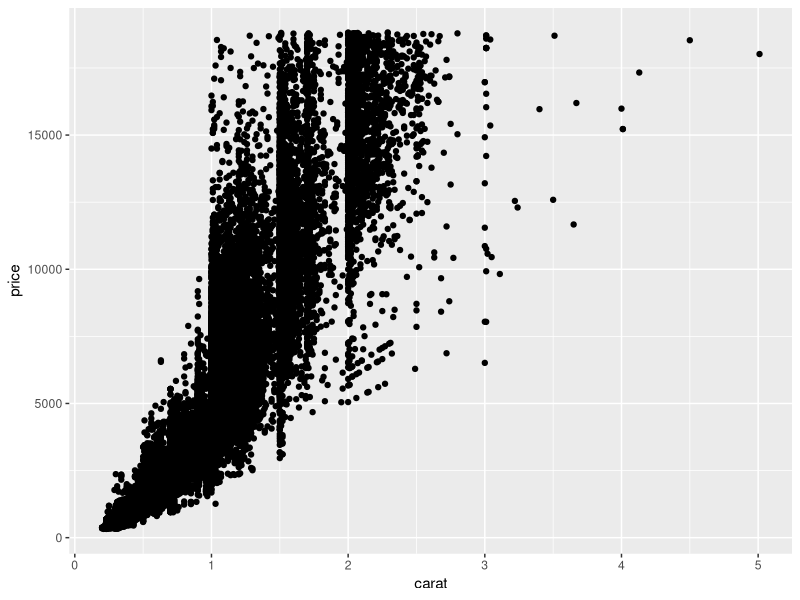
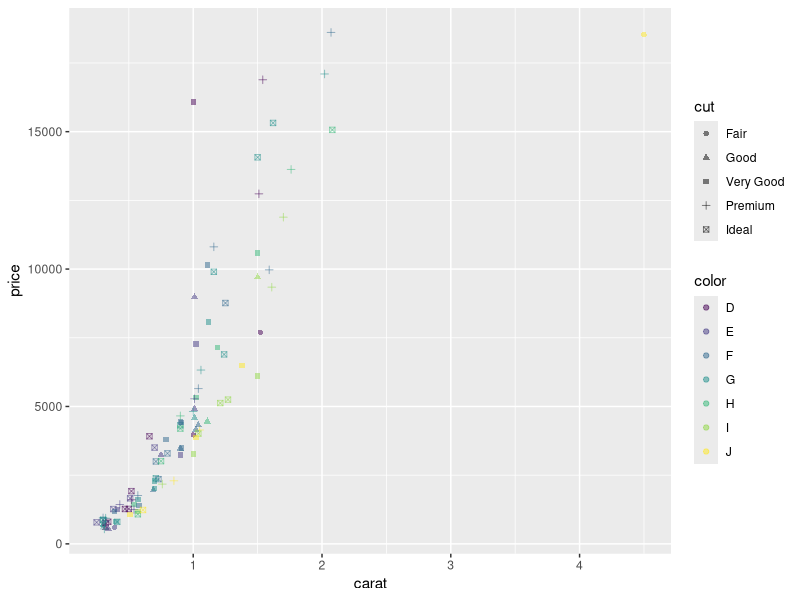
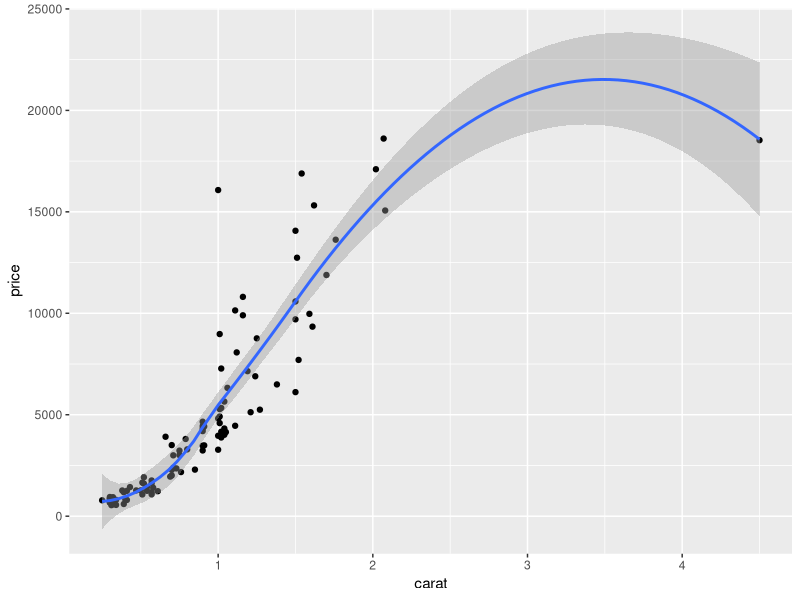
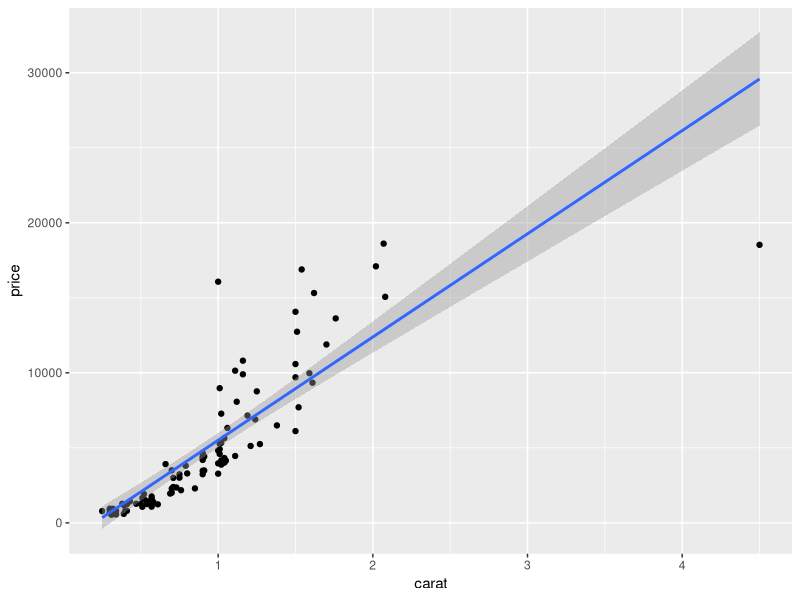
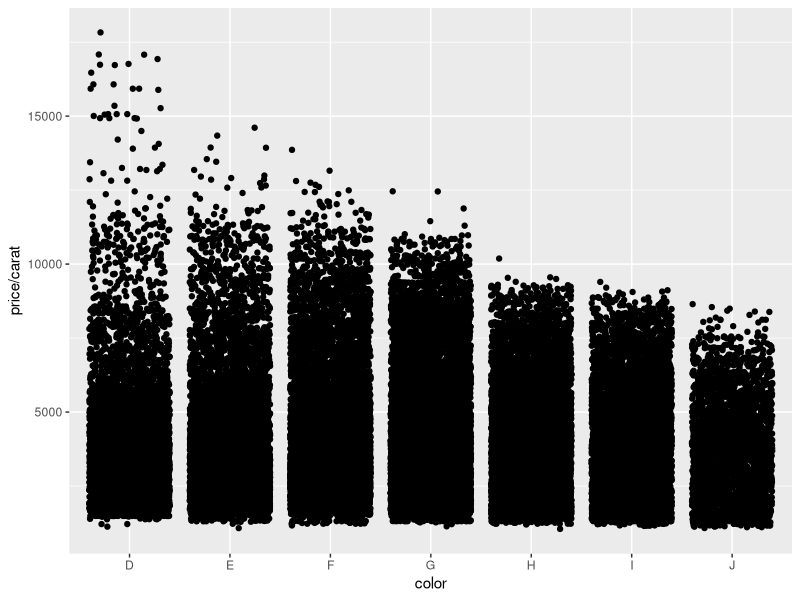
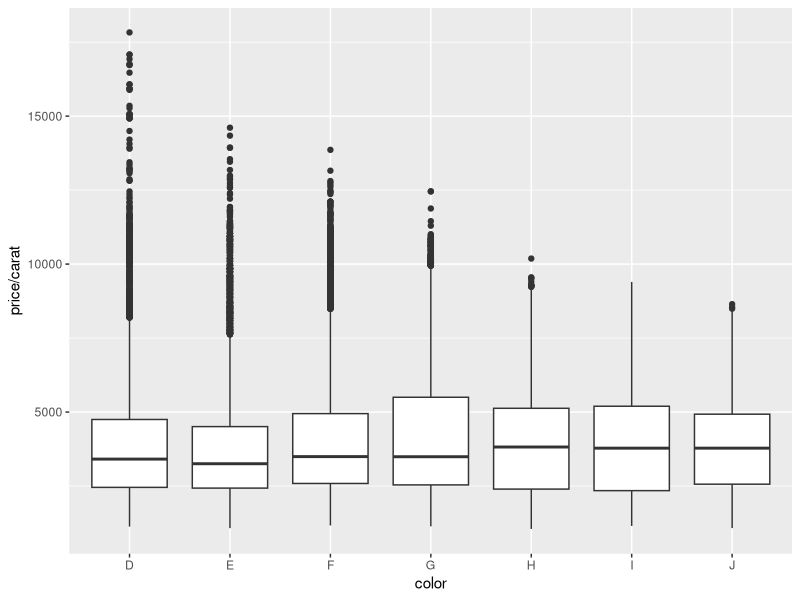
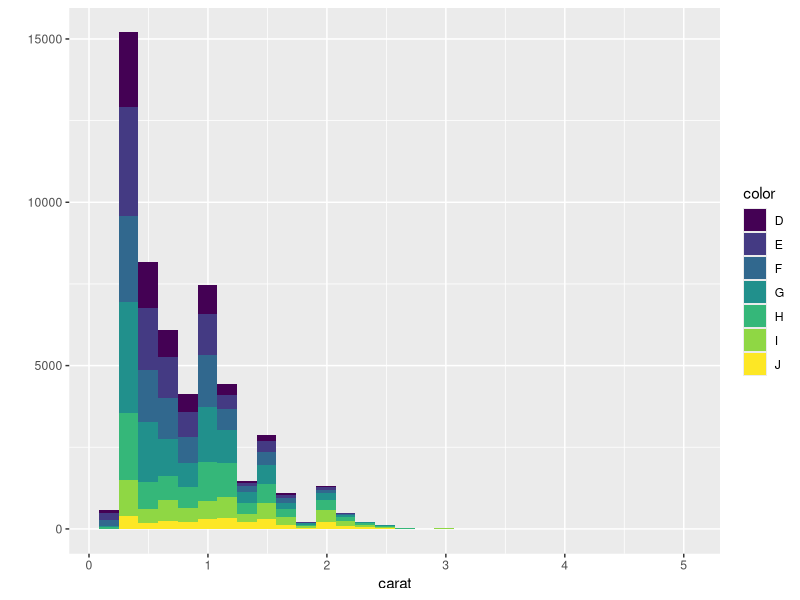
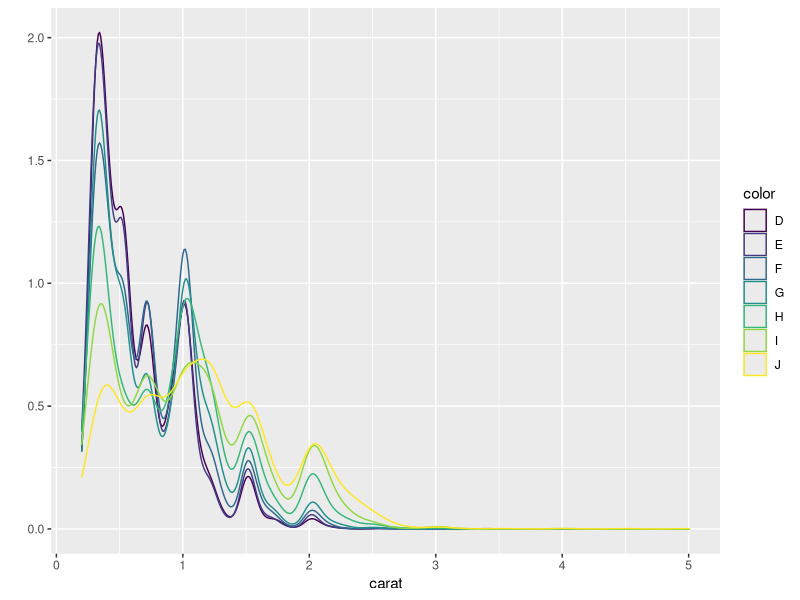

These charts were generated, in order, by the following R code: (Note: this script raises an error after producing the figures.)
## ---- chunk 1
library(ggplot2)
## ---- chunk 2
set.seed(1410)  # make the sample reproducible
head(diamonds)
dsmall <- diamonds[sample(nrow(diamonds), 100), ]
## ---- chunk 3
qplot(carat, price, data=diamonds)
## ---- chunk 4
qplot(carat, price, data=dsmall, color=color, shape=cut, alpha=I(1/2))
## ---- chunk 5
qplot(carat, price, data=dsmall, geom=c("point", "smooth"))
## ---- chunk 6
qplot(carat, price, data=dsmall, geom=c("point", "smooth"), method="lm")
## ---- chunk 7
qplot(color, price/carat, data=diamonds, geom="jitter")
## ---- chunk 8
qplot(color, price/carat, data=diamonds, geom="boxplot")
## ---- chunk 9
qplot(carat, data=diamonds, geom="histogram", fill=color)
## ---- chunk 10
qplot(carat, data=diamonds, geom="density", color=color)
## ---- chunk 11
qplot(carat, data=diamonds, geom="histogram", binwidth=1)
qplot(carat, data=diamonds, geom="histogram", binwidth=0.1)
qplot(carat, data=diamonds, geom="histogram", binwidth=0.01)
## ---- chunk 12
qplot(color, data=diamonds, geom="bar")
## ---- chunk 13
# bar plot of diamond color weighted by carat
qplot(color, data=diamonds, geom="bar", weight=carat) +
    scale_y_continuous("carat")
## ---- chunk 14
head(economics)
## ---- chunk 15
qplot(date, unemploy/pop, data=economics, geom="line")
## ---- chunk 16
qplot(carat, data=diamonds, facets=color~.,
      geom="histogram", binwidth=0.1, xlim=c(0,3))
## ---- chunk 17
qplot(carat, price, data=dsmall,
      xlab="Price ($)",
      ylab="Weight (carats)",
      main="Price-weight relationship")
## ---- chunk 18
df <- data.frame(x=c(3, 1, 5), y=c(2, 4, 6), label=c("a", "b", "c"))
p <- ggplot(df, aes(x, y, label=label)) + xlab(NULL) + ylab(NULL)
## ---- chunk 19
p + geom_point() + ggtitle("geom_point")
## ---- chunk 20
p + geom_bar(stat="identity") + ggtitle("geom_bar(stat=\"identity\")")
## ---- chunk 21
p + geom_line() + ggtitle("geom_line")
## ---- chunk 22
p + geom_area() + ggtitle("geom_area")
## ---- chunk 23
p + geom_path() + ggtitle("geom_path")
## ---- chunk 24
p + geom_text() + ggtitle("geom_text")
## ---- chunk 25
p + geom_tile() + ggtitle("geom_tile")
## ---- chunk 26
p + geom_polygon() + ggtitle("geom_polygon")
## ---- chunk 27
depth_dist <- ggplot(diamonds, aes(depth)) + xlim(58, 68)
depth_dist + geom_histogram()
## ---- chunk 28
depth_dist + geom_histogram(aes(y = ..density..), binwidth=0.1) +
    facet_grid(cut ~ .)
depth_dist + geom_histogram(aes(fill=cut), binwidth=0.1, position="fill")
depth_dist + geom_freqpoly(aes(y = ..density.., color=cut), binwidth=0.1)
## ---- chunk 29
qplot(cut, depth, data=diamonds, geom="boxplot")
library(plyr)
qplot(carat, depth, data=diamonds, geom="boxplot",
      group = round_any(carat, 0.1, floor), xlim=c(0, 3))
## ---- chunk 30
qplot(class, cty, data=mpg, geom="jitter")
qplot(class, drv, data=mpg, geom="jitter")
## ---- chunk 31
qplot(depth, data=diamonds, geom="density", xlim=c(54, 70))
qplot(depth, data=diamonds, geom="density", xlim=c(54, 70), fill=cut, alpha=I(0.2))
## ---- chunk 32
df <- data.frame(x=rnorm(2000), y=rnorm(2000))
norm <- ggplot(df, aes(x, y))
norm + geom_point()
norm + geom_point(shape=1)
norm + geom_point(shape = ".")          # pixel-sized
## ---- chunk 33
library(scales)
norm + geom_point(color=alpha("black", 1/3))
norm + geom_point(color=alpha("black", 1/5))
norm + geom_point(color=alpha("black", 1/10))
## ---- chunk 34
td <- ggplot(diamonds, aes(table, depth)) + xlim(50, 70) + ylim(50, 70)
td + geom_point()
td + geom_jitter()
jit <- position_jitter(width=0.5)
td + geom_jitter(position=jit)
td + geom_jitter(position=jit, color=alpha("black", 1/10))
td + geom_jitter(position=jit, color=alpha("black", 1/50))
td + geom_jitter(position=jit, color=alpha("black", 1/200))
## ---- chunk 35
library(maps)
data(us.cities)
big_cities <- subset(us.cities, pop>500000)
qplot(long, lat, data=big_cities) + borders("state", size=0.5)
## ---- chunk 36
states <- map_data("state")
arrests <- USArrests
names(arrests) <- tolower(names(arrests))
arrests$region <- tolower(rownames(USArrests))

choro <- merge(states, arrests, by="region")
# reorder the rows because order matters when drawing polygons and merge
# destroys the original ordering
choro <- choro[order(choro$order), ]
qplot(long, lat, data=choro, group=group, fill=assault, geom="polygon")
qplot(long, lat, data=choro, group=group, fill=assault/murder, geom="polygon")
## ---- chunk 37
unemp <- qplot(date, unemploy, data=economics, geom="line",
               xlab="", ylab="No. unemployed (1000s)")

presidential <- presidential[-(1:3), ]

yrng <- range(economics$unemploy) 
xrng <- range(economics$date)
unemp + geom_vline(aes(xintercept=as.numeric(start)), data=presidential)
unemp + geom_rect(aes(NULL, NULL, xmin=start, xmax=end, fill=party),
                  ymin=yrng[1], ymax=yrng[2], data=presidential) +
    scale_fill_manual(values=alpha(c("blue", "red"), 0.2))

last_plot() + geom_text(aes(x=start, y=yrng[1], label=name),
                        data=presidential, size=3, hjust=0, vjust=0)

caption <- paste(strwrap("Unemployment rates in the US have varied
alot over the years", 40), collapse="\n")
unemp + geom_text(aes(x, y, label=caption),
                  data=data.frame(x=xrng[2], y=yrng[2]),
                  hjust=1, vjust=1, size=4)

highest <- subset(economics, unemploy==max(unemploy))
unemp + geom_point(data=highest, size=3, color=alpha("red", 0.3))
## ---- chunk 38
qplot(cty, hwy, data=mpg) + facet_grid(. ~ cyl)
qplot(cty, data=mpg, geom="histogram", binwidth=2) + facet_grid(cyl ~ .)
qplot(cty, hwy, data=mpg) + facet_grid(drv ~ cyl)
## ---- chunk 39
p <- qplot(displ, hwy, data=mpg) + geom_smooth(method="lm", se=F)
p + facet_grid(cyl ~ drv)
p + facet_grid(cyl ~ drv, margins=T)
## ---- chunk 40
library(plyr)
movies$decade <- round_any(movies$year, 10, floor)
qplot(rating, ..density.., data=subset(movies, decade > 1890),
      geom="histogram", binwidth=0.5) +
    facet_wrap(~ decade, ncol=6)
